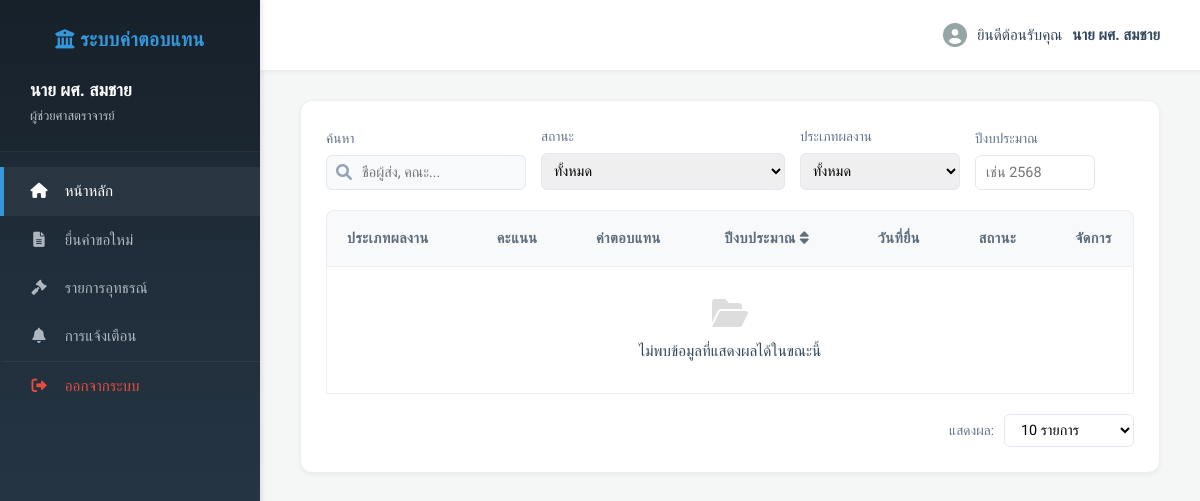
/dashboard (signed in), run on an earlier commit of the app's database.
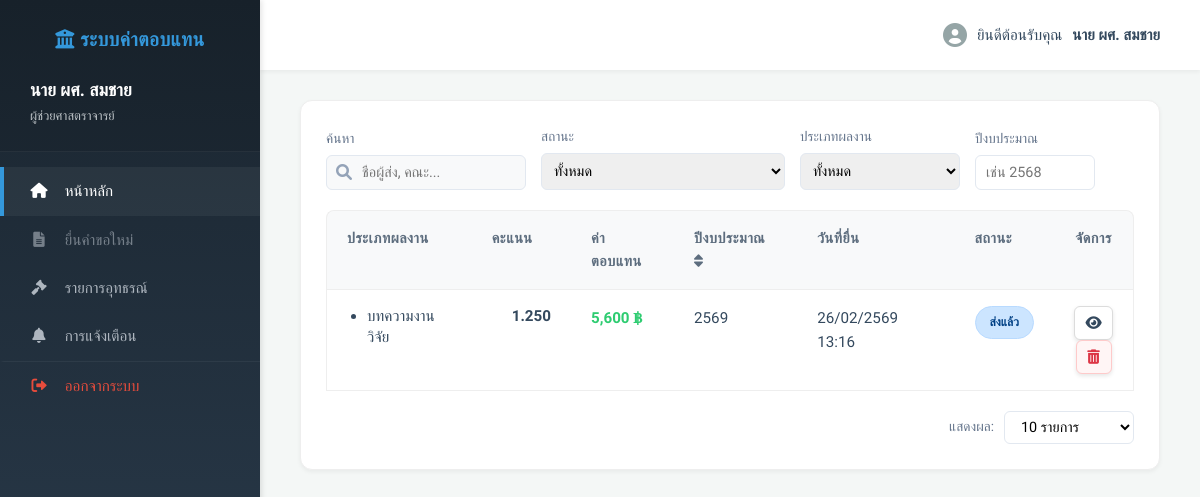
And on a later commit of the database.
### tables this page shows
CREATE TABLE RequestRecord (
            id TEXT PRIMARY KEY,
            applicant_username TEXT NOT NULL,
            applicant_name TEXT,
            fiscal_year TEXT,
            status TEXT,
            date_submitted TEXT,
            total_score REAL DEFAULT 0.0,
            approved_amount REAL DEFAULT 0.0,
            comments_json TEXT,
            timeline_status TEXT,
            batch_id TEXT,
            applicant_info_json TEXT,
            works_json TEXT,
            admin_viewer TEXT,
            research_viewer TEXT,
            committee_approver TEXT,
            final_approver TEXT,
            decision_reason TEXT,
            history_json TEXT
        );

### routes/main.py (the view)
@main_bp.route('/dashboard') # ผู้รับผิดชอบ: นางสาวฐิติรัตน์ แสงห้าว (ค้นหาคำขอ)
def dashboard():
    if 'username' not in session: return redirect(url_for('auth.login'))
    role = session['role']
    username = session['username']
    if role == 'applicant':
        rows = query_db('SELECT * FROM RequestRecord WHERE applicant_username = ?', (username,))
    elif role in ['administration', 'research', 'committee']:
        rows = query_db('SELECT * FROM RequestRecord WHERE status != ?', ('แบบร่าง',))
    else:
        rows = []
    display_reqs = []
    for row in rows:
        r = dict(row)
        r['works'] = json.loads(r['works_json']) if r.get('works_json') else []
        r['applicant_info'] = json.loads(r['applicant_info_json']) if r.get('applicant_info_json') else {}
        r['applicant'] = r['applicant_username']
        r['date'] = r['date_submitted']
        r['score'] = r['total_score']
        display_reqs.append(r)
    pending_reqs = []
    if role == 'administration':
        pending_reqs = [r for r in display_reqs if r.get('status') == 'รอเสนอพิจารณา']
    all_users = []
    if role == 'admin':
        user_rows = query_db('SELECT * FROM Account')
        all_users = [dict(u) for u in user_rows]
    return render_template('dashboard.html',
                           name=session['name'],
                           role=role,
                           position=session.get('position',''),
                           requests=display_reqs,
                           batches=[], # Remove batches
                           pending_reqs=pending_reqs,
                           users=all_users)

### templates/dashboard.html (shortened to what this page needs)
<!DOCTYPE html>
<html lang="th">
<head>
    <link rel="stylesheet" href="static/style.css">
    <link rel="stylesheet" href="https://cdnjs.cloudflare.com/ajax/libs/font-awesome/6.0.0/css/all.min.css">
</head>
<body>
    <div class="dashboard-wrapper">
        {% include 'sidebar.html' %}
        <main class="main-content">
            <header class="top-bar" style="display: flex; justify-content: flex-end; align-items: center;">
                <div class="user-profile">
                    <i class="fas fa-user-circle"></i> ยินดีต้อนรับคุณ <strong>{{ name }}</strong>
                </div>
            </header>
            <section class="content-area">
                {% if role != 'admin' %}
                <div class="table-container">
                    <div class="filter-bar-container"
                        style="margin-bottom: 20px; display: flex; gap: 15px; flex-wrap: wrap; align-items: flex-end;">
                        <div class="filter-group">
                            <label
                                style="display: block; font-size: 0.85rem; color: #64748b; margin-bottom: 5px;">ค้นหา</label>
                            <div class="input-with-icon" style="position: relative;">
                                <i class="fas fa-search"
                                    style="position: absolute; left: 10px; top: 50%; transform: translateY(-50%); color: #94a3b8;"></i>
                                <input type="text" id="searchInput" onkeyup="filterTable()"
                                    placeholder="ชื่อผู้ส่ง, คณะ..."
                                    style="padding: 8px 10px 8px 35px; border: 1px solid #e2e8f0; border-radius: 6px; width: 200px; font-size: 0.9rem;">
                            </div>
                        </div>
                        <div class="filter-group">
                            <label
                                style="display: block; font-size: 0.85rem; color: #64748b; margin-bottom: 5px;">สถานะ</label>
                            <select id="statusFilter" onchange="filterTable()"
                                style="padding: 8px; border: 1px solid #e2e8f0; border-radius: 6px; min-width: 150px; font-size: 0.9rem;">
                                <option value="">ทั้งหมด</option>
                            </select>
                        </div>
                        <div class="filter-group">
                            <label
                                style="display: block; font-size: 0.85rem; color: #64748b; margin-bottom: 5px;">ประเภทผลงาน</label>
                            <select id="typeFilter" onchange="filterTable()"
                                style="padding: 8px; border: 1px solid #e2e8f0; border-radius: 6px; min-width: 160px; font-size: 0.9rem;">
                                <option value="">ทั้งหมด</option>
                            </select>
                        </div>
                        <div class="filter-group">
                            <label
                                style="display: block; font-size: 0.85rem; color: #64748b; margin-bottom: 5px;">ปีงบประมาณ</label>
                            <input type="text" id="fiscalFilter" onkeyup="filterTable()" placeholder="เช่น 2568"
                                style="padding: 8px 10px; border: 1px solid #e2e8f0; border-radius: 6px; width: 120px; font-size: 0.9rem;">
                        </div>
                    </div>
                    <table class="styled-table" id="requestsTable">
                        <thead>
                            <tr>
                                <th>ประเภทผลงาน</th>
                                {% if role in ['applicant', 'administration'] %}
                                <th>คะแนน</th>
                                {% endif %}
                                {% if role != 'research' %}
                                <th>ค่าตอบแทน</th>
                                {% endif %}
                                <th onclick="sortTableByFiscal()" style="cursor: pointer;">ปีงบประมาณ <i
                                        class="fas fa-sort"></i></th>
                                <th>วันที่ยื่น</th>
                                <th>สถานะ</th>
                                <th style="text-align: center; width: 80px;">จัดการ</th>
                            </tr>
                        </thead>
                        <tbody id="tableBody">
                            {% for req in requests %}
                            <tr class="item-row" data-fy="{{ req.fiscal_year }}" data-status="{{ req.status }}"
                                data-types="{{ req.works | map(attribute='type') | join(',') }}">
                                <td>
                                    <ul class="table-item-list">
                                        {% for w in req.works %}
                                        <li>{{ w.type | translate_work_type }}</li>
                                        {% endfor %}
                                    </ul>
                                </td>
                                {% if role in ['applicant', 'administration'] %}
                                <td>
                                    {% if req.works %}
                                    {% set scoreColor = 'var(--danger-color)' if req.status in
                                    ['ไม่อนุมัติ','รอการอุทธรณ์'] else 'inherit' %}
                                    <ul class="table-item-list score-list" style="color: {{ scoreColor }};">
                                        {% for w in req.works %}
                                        <li>{{
                                            "%.3f"|format(w.score_calc|float if w.score_calc else 0) }}</li>
                                        {% endfor %}
                                    </ul>
                                    {% else %}
                                    -
                                    {% endif %}
                                </td>
                                {% endif %}
                                {% if role != 'research' %}
                                <td>
                                    {% if req.approved_amount or req.suggested_compensation %}
                                    {% set amt = (req.approved_amount or req.suggested_compensation)|float %}
                                    {% set color = 'var(--danger-color)' if req.status in ['ไม่อนุมัติ','รอการอุทธรณ์']
                                    else 'var(--success-color)' %}
                                    <span style="color: {{ color }}; font-weight: bold;">
                                        {{ "{:,.0f}".format(amt) if amt % 1 == 0 else "{:,.2f}".format(amt) }}
                                        ฿</span>
                                    {% else %}
                                    -
                                    {% endif %}
                                </td>
                                {% endif %}
                                <td>{{ req.fiscal_year }}</td>
                                <td>{{ req.date }}</td>
                                <td>
                                    <span class="status-tag status-{{ req.status }}">
                                        {{ req | rich_status_label(role) }}
                                    </span>
                                </td>
                                <td style="text-align: center;">
                                    {% if req.status == 'แบบร่าง' %}
                                    <a href="{{ url_for('requests.new_request', edit_id=req.id) }}" class="btn-view"
                                        title="แก้ไข (ร่าง)">
                                        <i class="fas fa-edit"></i>
                                    </a>
                                    {% else %}
                                    <a href="{{ url_for('requests.view_request', req_id=req.id) }}" class="btn-view"
                                        title="ดูรายละเอียด">
                                        <i class="fas fa-eye"></i>
                                    </a>
                                    {% endif %}
                                    {% if role == 'applicant' and req.status in ['ส่งแล้ว', 'แก้ไข',
                                    'รอตรวจประวัติการยื่นขอ', 'ผลงานผ่าน', 'รอเสนอพิจารณา'] %}
                                    <form method="POST" action="{{ url_for('requests.view_request', req_id=req.id) }}"
                                        style="display: inline;" onclick="event.stopPropagation();">
                                        <button type="submit" class="btn-view" title="ยกเลิกคำขอ"
                                            style="color: #dc3545; border-color: #fecaca; background: #fff5f5;"
                                            onclick="return confirm('ยืนยันการยกเลิกคำขอนี้? (คุณสามารถยกเลิกได้ก่อนคำขอจะถูกส่งเข้าชุดพิจารณา)')">
                                            <i class="fas fa-trash-alt"></i>
                                        </button>
                                    </form>
                                    {% endif %}
                                </td>
                            </tr>
                            {% else %}
                            <tr id="noDataRow">
                                <td colspan="{{ 7 if role == 'applicant' else (9 if role == 'administration' else 8) }}"
                                    style="text-align: center; padding: 30px;">
                                    <i class="fas fa-folder-open"
                                        style="font-size: 2rem; color: #ddd; display: block; margin-bottom: 10px;"></i>
                                    ไม่พบข้อมูลที่แสดงผลได้ในขณะนี้
                                </td>
                            </tr>
                            {% endfor %}
                        </tbody>
                    </table>
                    <div style="margin-top: 20px; display: flex; justify-content: space-between; align-items: center;">
                        <div style="display: flex; align-items: center; gap: 10px;">
                            <label style="font-size: 0.85rem; color: #64748b;">แสดงผล:</label>
                            <select id="rowsPerPage" onchange="currentPage=1; applyPagination()"
                                style="padding: 6px 12px; border: 1px solid #e2e8f0; border-radius: 6px; width: 130px; font-size: 0.9rem; background: white; cursor: pointer;">
                                <option value="10">10 รายการ</option>
                            </select>
                        </div>
                    </div>
                </div>
                {% endif %}
            </section>
        </main>
    </div>
</body>
</html>

### templates/sidebar.html (shortened to what this page needs)
<aside class="sidebar">
  <div class="sidebar-header">
    <h3><i class="fas fa-university"></i> ระบบค่าตอบแทน</h3>
    <div style="margin-top: 20px; text-align: left; padding-left: 10px">
      <div
        style="
          font-weight: bold;
          font-size: 1.1rem;
          color: white;
          margin-bottom: 2px;
        "
      >
        {{ name }}
      </div>
      <div style="font-size: 0.8rem; color: #bdc3c7; font-weight: 300">
        {% if position %} {{ position }} {% endif %}
      </div>
    </div>
  </div>
  <nav class="sidebar-nav">
    <a
      href="{{ url_for('main.dashboard') }}"
      class="{% if request.endpoint == 'main.dashboard' %}active{% endif %}"
    >
      <i class="fas fa-home"></i> หน้าหลัก
    </a>
    {% if role == 'applicant' %}
    <a
      href="{{ url_for('requests.new_request') if can_submit and not has_submitted_this_year else 'javascript:void(0)' }}"
      class="{% if request.endpoint == 'requests.new_request' %}active{% endif %}"
      {%
      if
      not
      can_submit
      %}
      onclick="showTimelineAlert(event)"
      style="opacity: 0.6"
      title="ระบบปิดการรับคำขอ"
      {%
      elif
      has_submitted_this_year
      %}
      onclick="showAlreadySubmittedAlert(event)"
      style="opacity: 0.6"
      title="คุณได้ยื่นคำขอไปแล้วในปีนี้"
      {%
      endif
      %}
    >
      <i class="fas fa-file-alt"></i> ยื่นคำขอใหม่
    </a>
    <a
      href="{{ url_for('main.appeals_page') }}"
      class="{% if request.endpoint == 'main.appeals_page' %}active{% endif %}"
    >
      <i class="fas fa-gavel"></i> รายการอุทธรณ์
    </a>
    {% endif %}
    <a
      href="{{ url_for('main.notifications_page') }}"
      class="{% if request.endpoint == 'main.notifications_page' %}active{% endif %}"
      style="display: flex; align-items: center; justify-content: space-between"
    >
      <span><i class="fas fa-bell"></i> การแจ้งเตือน</span>
    </a>
    <div class="sidebar-footer">
      <a href="{{ url_for('auth.logout') }}" class="logout-btn"
        ><i class="fas fa-sign-out-alt"></i> ออกจากระบบ</a
      >
    </div>
  </nav>
</aside>

What changed in the data, as far as the page shows it:
added RequestRecord: applicant_name "นาย ผศ. สมชาย", type|translate_work_type "บทความงานวิจัย", score_calc "1.250", approved_amount "5,600", fiscal_year "2569", date "26/02/2569 13:16", status "ส่งแล้ว"
Also different on the page:
{{ name }}: "นาย ผศ. สมชาย" → (not shown)
text no longer shown: "ไม่พบข้อมูลที่แสดงผลได้ในขณะนี้"
